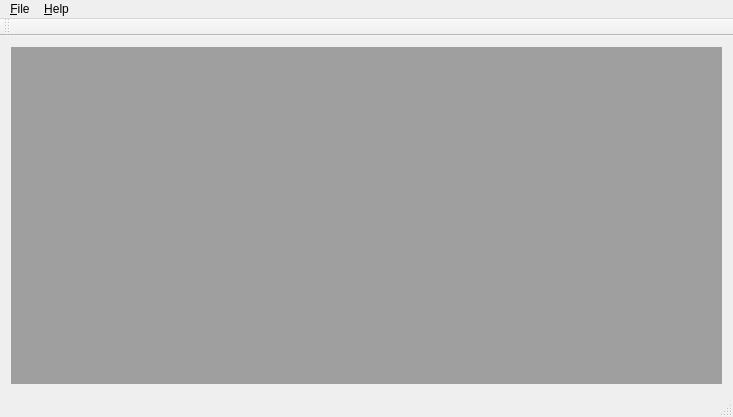
<?xml version="1.0" encoding="UTF-8"?>
<ui version="4.0">
 <class>MainWindow</class>
 <widget class="QMainWindow" name="MainWindow">
  <property name="geometry">
   <rect>
    <x>0</x>
    <y>0</y>
    <width>733</width>
    <height>417</height>
   </rect>
  </property>
  <property name="windowTitle">
   <string>Smooth BAT6</string>
  </property>
  <widget class="QWidget" name="centralWidget">
   <layout class="QGridLayout" name="gridLayout">
    <item row="0" column="0">
     <widget class="QMdiArea" name="mdiArea"/>
    </item>
   </layout>
  </widget>
  <widget class="QMenuBar" name="menuBar">
   <property name="geometry">
    <rect>
     <x>0</x>
     <y>0</y>
     <width>733</width>
     <height>15</height>
    </rect>
   </property>
   <widget class="QMenu" name="menu_File">
    <property name="title">
     <string>&amp;File</string>
    </property>
    <addaction name="action_New_BAT6_connection"/>
    <addaction name="separator"/>
    <addaction name="action_Quit"/>
   </widget>
   <widget class="QMenu" name="menu_About">
    <property name="title">
     <string>&amp;Help</string>
    </property>
    <addaction name="action_About"/>
   </widget>
   <addaction name="menu_File"/>
   <addaction name="menu_About"/>
  </widget>
  <widget class="QToolBar" name="mainToolBar">
   <attribute name="toolBarArea">
    <enum>TopToolBarArea</enum>
   </attribute>
   <attribute name="toolBarBreak">
    <bool>false</bool>
   </attribute>
  </widget>
  <widget class="QStatusBar" name="statusBar"/>
  <action name="action_New_BAT6_connection">
   <property name="text">
    <string>&amp;New BAT6 Connection</string>
   </property>
  </action>
  <action name="action_Quit">
   <property name="text">
    <string>&amp;Quit</string>
   </property>
  </action>
  <action name="action_About">
   <property name="text">
    <string>&amp;About</string>
   </property>
  </action>
 </widget>
 <layoutdefault spacing="6" margin="11"/>
 <resources/>
 <connections/>
</ui>
